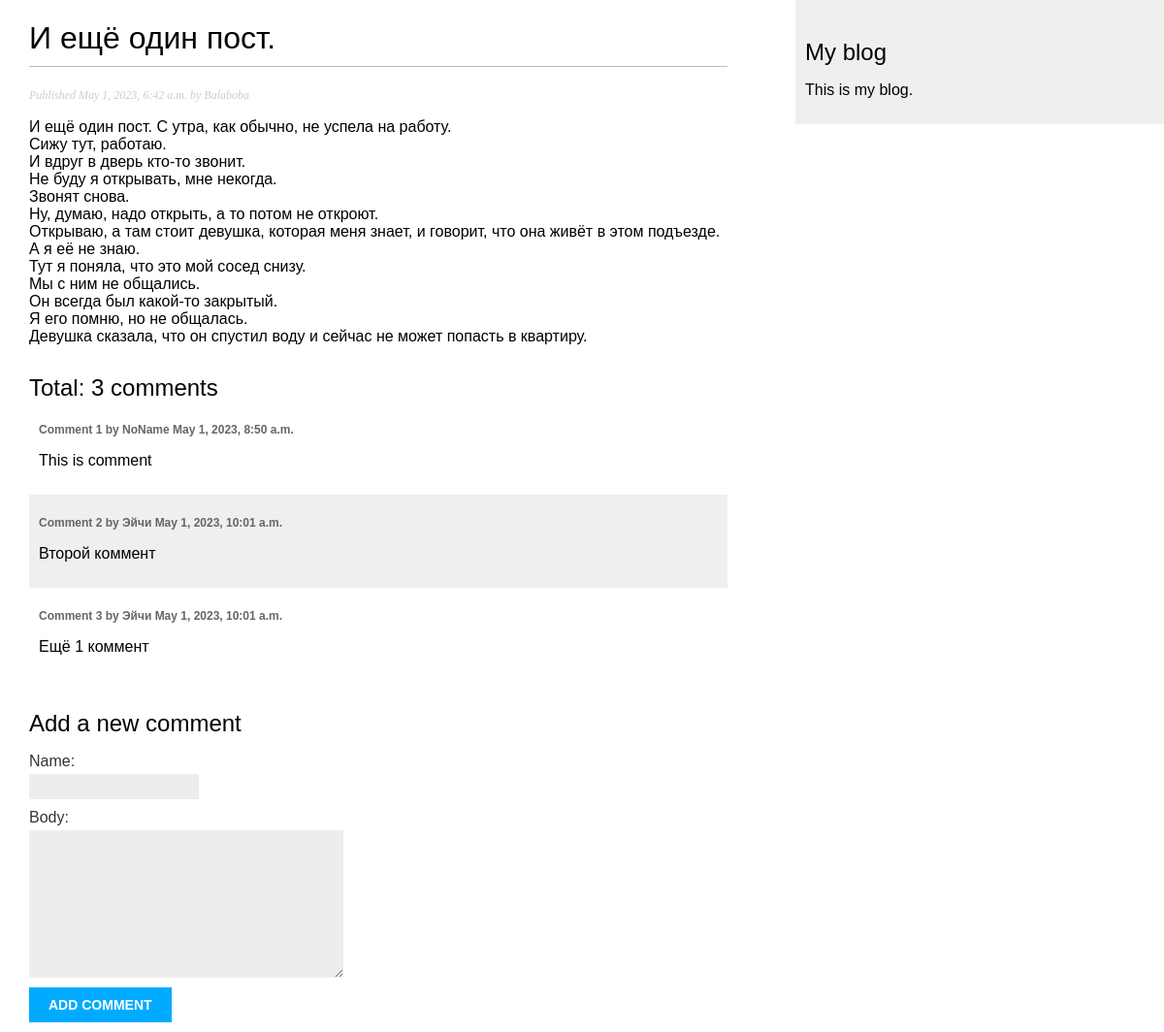
Page /2023/5/1/i-eshyo-odin-post/ on the committed database.
### core/models.py (models this page shows, shortened)
class Post(models.Model):
    class Status(models.TextChoices):
        DRAFT = "DF", "Draft"
        PUBLISHED = "PB", "Published"
    title: models.CharField = models.CharField(max_length=250)
    author: models.ForeignKey = models.ForeignKey(
        User, on_delete=models.CASCADE, related_name="blog_posts")
    slug: models.SlugField = models.SlugField(
        max_length=250, unique_for_date='publish')
    body: models.TextField = models.TextField()
    publish: models.DateTimeField = models.DateTimeField(default=timezone.now)
    created: models.DateTimeField = models.DateTimeField(auto_now_add=True)
    updated: models.DateTimeField = models.DateTimeField(auto_now=True)
    status: models.CharField = models.CharField(max_length=2,
                                                choices=Status.choices,
                                                default=Status.DRAFT)
    objects: models.Manager = models.Manager()
    published = PublishedManager()
    class Meta:
        ordering = ["-publish"]
        indexes = [models.Index(fields=['-publish'])]
        db_table = "post"

class Comment(models.Model):
    post: models.ForeignKey = models.ForeignKey(Post,
                             on_delete=models.CASCADE,
                             related_name='comments')
    name: models.CharField = models.CharField(max_length=80)
    body: models.TextField = models.TextField()
    created: models.DateTimeField = models.DateTimeField(auto_now_add=True)
    updated: models.DateTimeField = models.DateTimeField(auto_now=True)
    active: models.BooleanField = models.BooleanField(default=True)
    commentrue = CommentrueManager()
    class Meta:
        ordering = ["created"]
        indexes = [models.Index(fields=["created"])]

### core/views.py (the view)
def post_detail(request: HttpRequest, year: int, month: int,
                day: int, post: Any) -> HttpResponse:
    post_view: Post = get_object_or_404(
        Post,
        status=Post.Status.PUBLISHED,
        slug=post,
        publish__year=year,
        publish__month=month,
        publish__day=day)
    comments = Comment.commentrue.all()
    form = CommentForm()
    context = {"post": post_view,
               "comments": comments,
               "form": form}
    return render(request, "core/post/detail.html", context=context)

### core/forms.py
class CommentForm(forms.ModelForm):
    class Meta:
        model = Comment
        fields = ["name", "body"]

### core/models.py (called while the page is built)
    def get_queryset(self) -> models.QuerySet:
        return super().get_queryset().filter(active=True)

### core/templates/core/post/detail.html (shortened to what this page needs)
{% extends "core/base.html" %}
{% block content %}
    <h1>{{ post.title }}</h1>
    <p class="date">
        Published {{ post.publish }} by {{ post.author }}
    </p>
    {{ post.body|linebreaks }}
    {% with comments.count as total_comments %}
        <h2>
            Total: {{ total_comments }} comment{{ total_comments|pluralize }}
        </h2>
    {% endwith %}
    {% for comment in comments %}
        <div class="comment">
            <p class="info">
                Comment {{ forloop.counter }} by {{ comment.name }}
                {{ comment.created }}
            </p>
            {{ comment.body|linebreaks }}
        </div>
    {% empty %}
        <p> There are no comments.</p>
    {% endfor %}
    {% include "core/post/includes/comment_form.html" %}
{% endblock %}

### core/static/css/blog.css (style rules this page uses)
body { margin:0; padding:0; font-family:helvetica, sans-serif; }
h1 { font-weight:normal; border-bottom:1px solid #bbb; padding:0 0 10px 0; }
h2 { font-weight:normal; margin:30px 0 0; }
p.date { color:#ccc; font-family: georgia, serif; font-size: 12px; font-style: italic; }
label { float:left; clear:both; color:#333; margin-bottom:4px; }
input, textarea { clear:both; float:left; margin:0 0 10px; background:#ededed; border:0; padding:6px 10px; font-size:12px; }
.comment { padding:10px; }
.comment:nth-child(even) { background:#efefef; }
.comment .info { font-weight:bold; font-size:12px; color:#666; }

### rows in the picture
Post: title "И ещё один пост.", publish "May 1, 2023, 6:42 a.m.", author "Balaboba", body "И ещё один пост. С утра, как обычно, не успела на работу. Сижу тут, работаю. И вдруг в дверь кто-то звонит. Не буду я открывать, мне некогда. Звонят снова. Ну, думаю, надо открыть, а то потом не откроют. Открываю, а там стоит девушка, которая меня знает, и говорит, что она живёт в этом подъезде. А я её не знаю. Тут я поняла, что это мой сосед снизу. Мы с ним не общались. Он всегда был какой-то закрытый. Я его помню, но не общалась. Девушка сказала, что он спустил воду и сейчас не может попасть в квартиру."
Comment: name "NoName", created "May 1, 2023, 8:50 a.m.", body "This is comment"
Comment: name "Эйчи", created "May 1, 2023, 10:01 a.m.", body "Второй коммент"
Comment: name "Эйчи", created "May 1, 2023, 10:01 a.m.", body "Ещё 1 коммент"

### other values in the picture
{{ total_comments }} "3"
